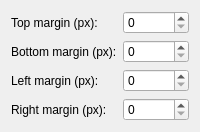
<?xml version="1.0" encoding="UTF-8"?>
<ui version="4.0">
 <class>Config</class>
 <widget class="QWidget" name="Config">
  <layout class="QFormLayout" name="formLayout">
   <item row="0" column="0">
    <widget class="QLabel" name="topLabel">
     <property name="text">
      <string>Top margin (px):</string>
     </property>
    </widget>
   </item>
   <item row="0" column="1">
    <widget class="QSpinBox" name="kcfg_marginTop">
     <property name="minimum">
      <number>0</number>
     </property>
     <property name="maximum">
      <number>1000</number>
     </property>
    </widget>
   </item>
   <item row="1" column="0">
    <widget class="QLabel" name="bottomLabel">
     <property name="text">
      <string>Bottom margin (px):</string>
     </property>
    </widget>
   </item>
   <item row="1" column="1">
    <widget class="QSpinBox" name="kcfg_marginBottom">
     <property name="minimum">
      <number>0</number>
     </property>
     <property name="maximum">
      <number>1000</number>
     </property>
    </widget>
   </item>
   <item row="2" column="0">
    <widget class="QLabel" name="leftLabel">
     <property name="text">
      <string>Left margin (px):</string>
     </property>
    </widget>
   </item>
   <item row="2" column="1">
    <widget class="QSpinBox" name="kcfg_marginLeft">
     <property name="minimum">
      <number>0</number>
     </property>
     <property name="maximum">
      <number>1000</number>
     </property>
    </widget>
   </item>
   <item row="3" column="0">
    <widget class="QLabel" name="rightLabel">
     <property name="text">
      <string>Right margin (px):</string>
     </property>
    </widget>
   </item>
   <item row="3" column="1">
    <widget class="QSpinBox" name="kcfg_marginRight">
     <property name="minimum">
      <number>0</number>
     </property>
     <property name="maximum">
      <number>1000</number>
     </property>
    </widget>
   </item>
  </layout>
 </widget>
 <resources/>
 <connections/>
</ui>
